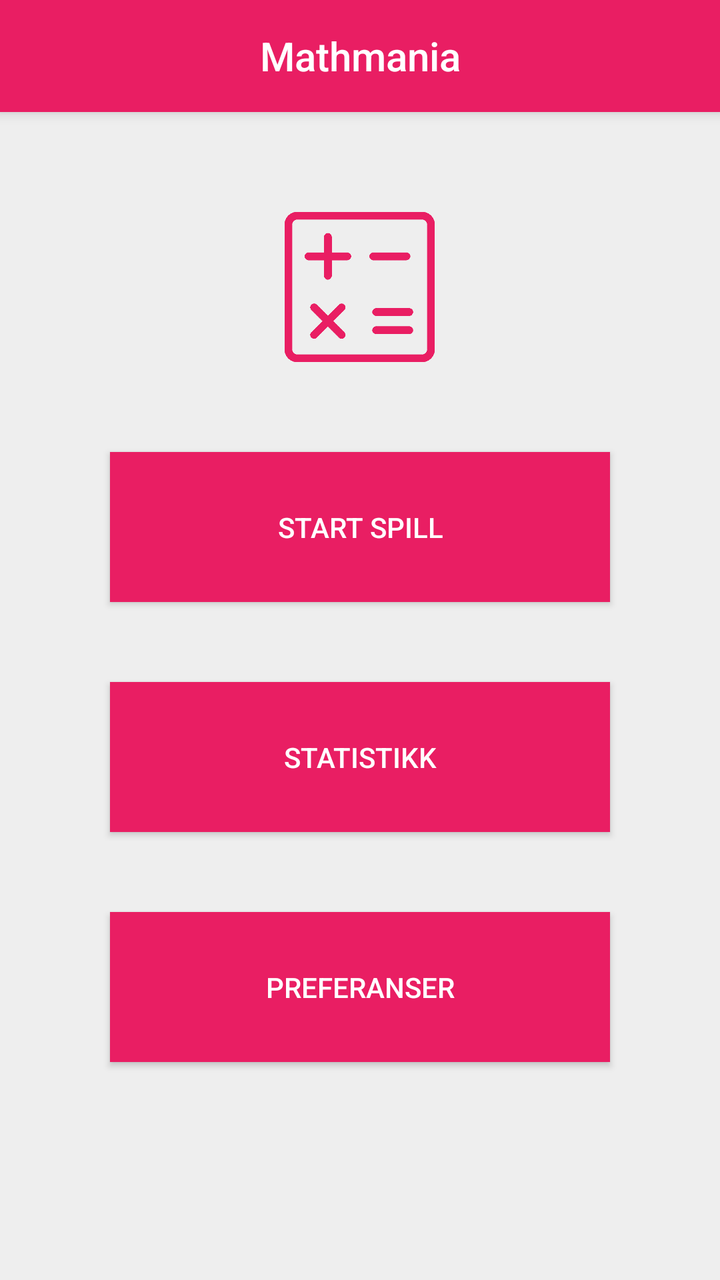
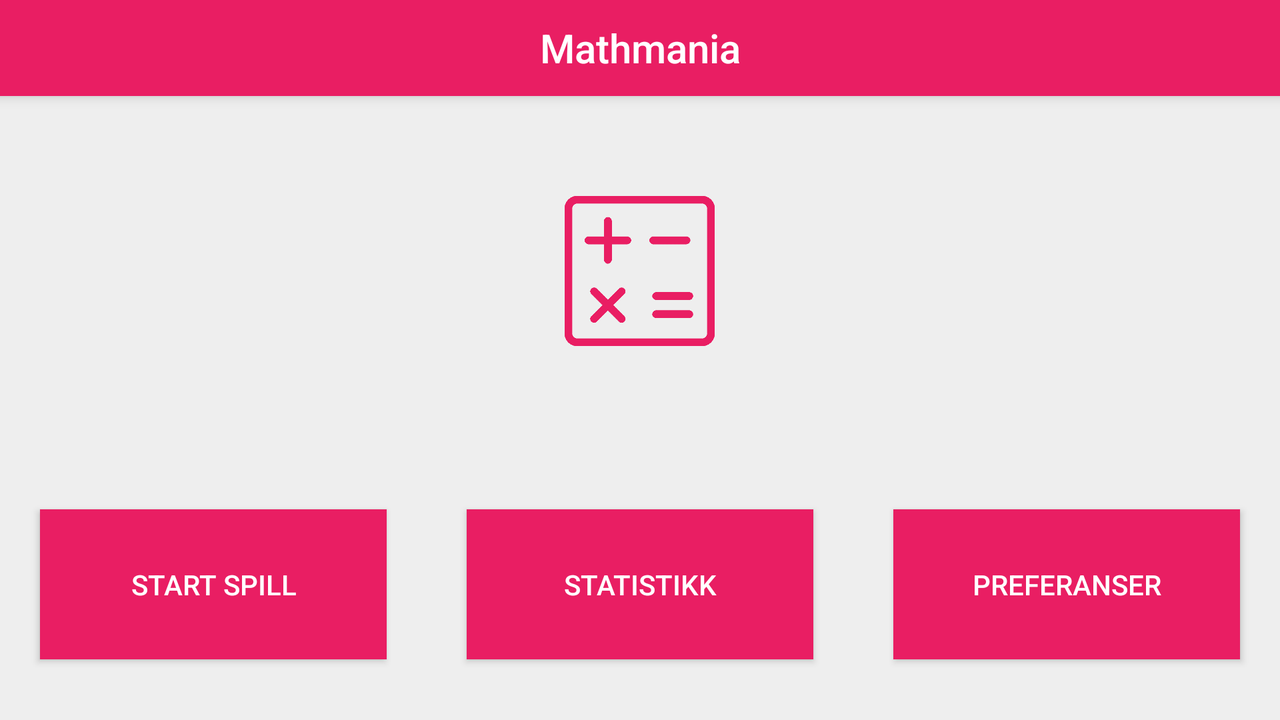

Two renders of one Android screen. The first uses the default layout on a phone; the second uses the alternative layout the repository ships for a different screen configuration, on a matching device. The two XML files are below.
<!-- AndroidManifest.xml: application theme AppTheme -->
<!-- res/layout/activity_main.xml -->
<?xml version="1.0" encoding="utf-8"?>
<LinearLayout xmlns:android="http://schemas.android.com/apk/res/android"
    xmlns:tools="http://schemas.android.com/tools"
    android:layout_width="match_parent"
    android:layout_height="match_parent"
    android:gravity="top"
    android:orientation="vertical"
    android:background="@color/colorBackground"
    tools:context=".MainActivity">

    <include
        android:id="@+id/toolbar"
        layout="@layout/toolbar" />

    <LinearLayout
        android:layout_width="match_parent"
        android:layout_height="wrap_content"
        android:layout_marginTop="50dp"
        android:gravity="center"
        android:orientation="vertical">

        <ImageView
            android:layout_width="75dp"
            android:layout_height="75dp"
            android:layout_marginBottom="25dp"
            android:elevation="0dp"
            android:src="@drawable/ic_mathematics"/>

        <Button
            android:id="@+id/bt_launch_game"
            style="@style/Widget.AppCompat.Button.Colored"
            android:background="@color/colorPrimary"
            android:layout_width="250dp"
            android:layout_height="75dp"
            android:layout_margin="20dp"
            android:text="@string/bt_start_game" />


        <Button
            android:id="@+id/bt_statistics"
            style="@style/Widget.AppCompat.Button.Colored"
            android:background="@color/colorPrimary"
            android:layout_width="250dp"
            android:layout_height="75dp"
            android:layout_margin="20dp"
            android:text="@string/bt_statistics" />


        <Button
            android:id="@+id/bt_preferences"
            style="@style/Widget.AppCompat.Button.Colored"
            android:background="@color/colorPrimary"
            android:layout_width="250dp"
            android:layout_height="75dp"
            android:layout_margin="20dp"
            android:text="@string/bt_preferences" />

    </LinearLayout>

</LinearLayout>
<!-- res/layout/toolbar.xml (included above) -->
<android.support.v7.widget.Toolbar xmlns:android="http://schemas.android.com/apk/res/android"
    android:id="@+id/toolbar"
    android:layout_width="match_parent"
    android:layout_height="?attr/actionBarSize"
    android:background="?attr/colorPrimary"
    android:gravity="center_vertical"
    android:elevation="4dp"
    android:theme="@style/ThemeOverlay.AppCompat.Dark.ActionBar">
<TextView
        android:layout_width="wrap_content"
        android:layout_height="match_parent"
        android:text="@string/game_title"
        android:textAppearance="@android:style/TextAppearance.Material.Widget.ActionBar.Title"
        android:textSize="20sp"
        android:textColor="@android:color/white"
        android:gravity="center"
        android:layout_gravity="center"
        android:id="@+id/text_toolbar_title" />

</android.support.v7.widget.Toolbar>
<!-- resources referenced by this layout -->
<resources>
  <color name="colorBackground">#EEEEEE</color>
  <color name="colorPrimary">#E91E63</color>
  <!-- drawable ic_mathematics: png bitmap (drawable, 4540 bytes) -->
  <string name="bt_preferences">Preferanser</string>
  <string name="bt_start_game">Start spill</string>
  <string name="bt_statistics">Statistikk</string>
  <string name="game_title">Mathmania</string>
  <style name="AppTheme" parent="Theme.AppCompat.Light.NoActionBar">
          <item name="titleTextColor">@android:color/white</item>
          <item name="colorPrimary">@color/colorPrimary</item>
          <item name="colorPrimaryDark">@color/colorPrimaryDark</item>
          <item name="colorAccent">@color/colorAccent</item>
      </style>
  <color name="colorPrimaryDark">#C2185B</color>
  <color name="colorAccent">#E91E63</color>
</resources>
<!-- res/layout-land/activity_main.xml (the author's variant of the layout above) -->
<!-- drawn on the phone turned sideways -->
<?xml version="1.0" encoding="utf-8"?>
<LinearLayout xmlns:android="http://schemas.android.com/apk/res/android"
    xmlns:tools="http://schemas.android.com/tools"
    android:layout_width="match_parent"
    android:layout_height="match_parent"
    android:orientation="vertical"
    android:background="@color/colorBackground"
    tools:context=".MainActivity">

    <include
        android:id="@+id/toolbar"
        layout="@layout/toolbar" />

    <LinearLayout
        android:layout_width="match_parent"
        android:layout_height="wrap_content"
        android:layout_marginTop="50dp"
        android:gravity="center">

        <ImageView
            android:layout_width="75dp"
            android:layout_height="75dp"
            android:layout_marginTop="0dp"
            android:elevation="0dp"
            android:src="@drawable/ic_mathematics"/>

    </LinearLayout>

    <LinearLayout
        android:layout_width="match_parent"
        android:layout_height="match_parent"
        android:layout_gravity="bottom"
        android:gravity="bottom"
        android:layout_marginBottom="-30dp"
        android:orientation="horizontal">


        <Button
            android:id="@+id/bt_launch_game"
            style="@style/Widget.AppCompat.Button.Colored"
            android:layout_width="0dp"
            android:layout_height="75dp"
            android:layout_margin="20dp"
            android:layout_weight="1"
            android:background="@color/colorPrimary"
            android:text="@string/bt_start_game" />


        <Button
            android:id="@+id/bt_statistics"
            style="@style/Widget.AppCompat.Button.Colored"
            android:layout_width="0dp"
            android:layout_height="75dp"
            android:layout_margin="20dp"
            android:layout_weight="1"
            android:background="@color/colorPrimary"
            android:text="@string/bt_statistics" />


        <Button
            android:id="@+id/bt_preferences"
            style="@style/Widget.AppCompat.Button.Colored"
            android:layout_width="0dp"
            android:layout_height="75dp"
            android:layout_margin="20dp"
            android:layout_weight="1"
            android:background="@color/colorPrimary"
            android:text="@string/bt_preferences" />

    </LinearLayout>

</LinearLayout>
